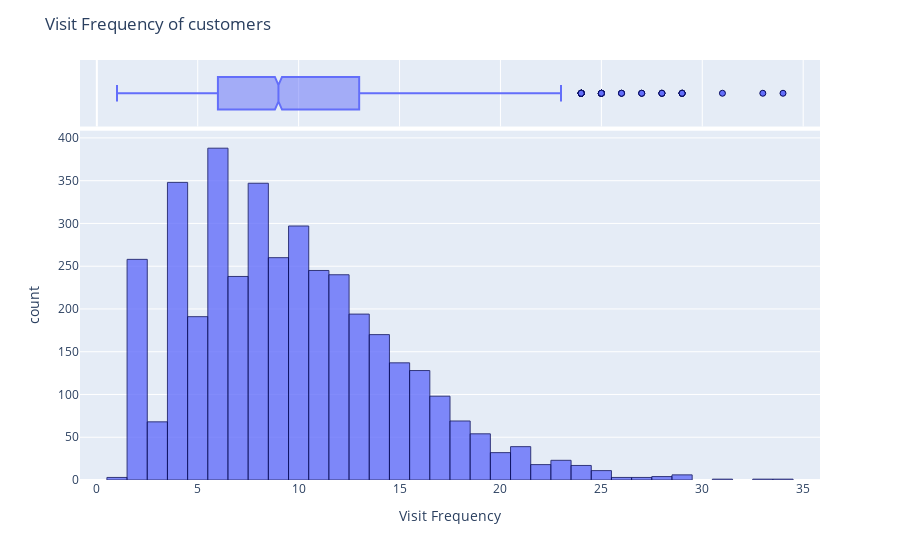

Notebook cell for this chart:
### Code cell
fig = px.histogram(df_visit, x='Visit Frequency', opacity = 0.8, marginal = 'box')
fig.update_layout(title ='Visit Frequency of customers')
fig.update_traces(marker = dict(line = dict(color = '#05095D', width =1)))
fig.show()

### Figure 1 — Plotly figure (JSON) as saved in the notebook; plotly's stock layout.template omitted (floating-point values rounded to 4 significant figures; data arrays with more than 128 entries replaced by an {"elided": "..."} marker saying what was removed)
{"data": [{"alignmentgroup": "True", "bingroup": "x", "hovertemplate": "Visit Frequency=%{x}<br>count=%{y}<extra></extra>", "legendgroup": "", "marker": {"color": "#636efa", "line": {"color": "#05095D", "width": 1}, "opacity": 0.8, "pattern": {"shape": ""}}, "name": "", "offsetgroup": "", "orientation": "v", "showlegend": false, "type": "histogram", "x": {"elided": "3892 int values"}, "xaxis": "x", "yaxis": "y"}, {"alignmentgroup": "True", "hovertemplate": "Visit Frequency=%{x}<extra></extra>", "legendgroup": "", "marker": {"color": "#636efa", "line": {"color": "#05095D", "width": 1}}, "name": "", "notched": true, "offsetgroup": "", "showlegend": false, "type": "box", "x": {"elided": "3892 int values"}, "xaxis": "x2", "yaxis": "y2"}], "layout": {"barmode": "relative", "legend": {"tracegroupgap": 0}, "margin": {"t": 60}, "title": {"text": "Visit Frequency of customers"}, "xaxis": {"anchor": "y", "domain": [0, 1], "title": {"text": "Visit Frequency"}}, "xaxis2": {"anchor": "y2", "domain": [0, 1], "matches": "x", "showgrid": true, "showticklabels": false}, "yaxis": {"anchor": "x", "domain": [0, 0.8316], "title": {"text": "count"}}, "yaxis2": {"anchor": "x2", "domain": [0.8416, 1], "matches": "y2", "showgrid": false, "showline": false, "showticklabels": false, "ticks": ""}}}
